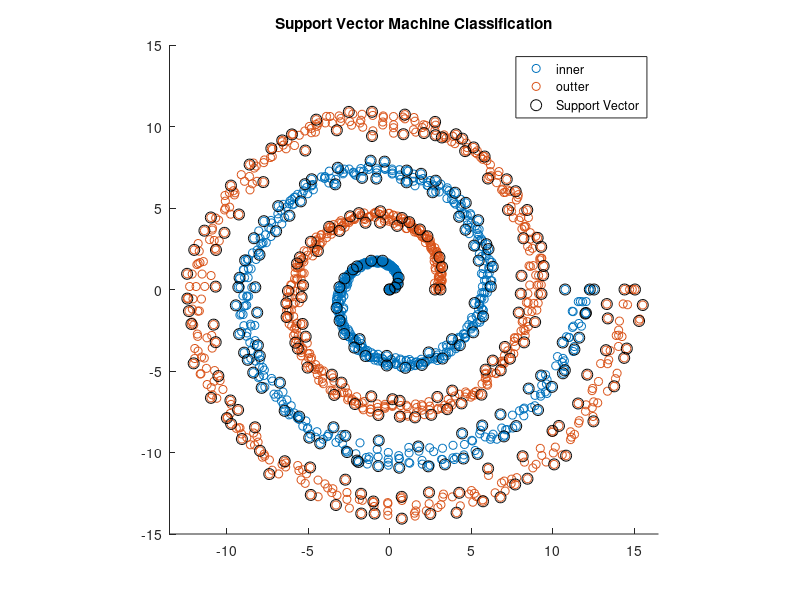

Reproduce this figure in MATLAB.
%% Example 8.1 Support Vector Machine
%
% * *Result in book* : Figure 8.10
% * *Code in book* : none
% * *Output* : |eg8_1.png|
% * *Usage* : |eg8_1(), eg8_1(400)|
%
%% Source Code
function eg8_1(n)
    % init
    rng(0);
    % recommended, use it in future instead of
    % rand('state', 0); randn('state', 0);
    if nargin < 1
        n = 400;
    end

    % constant
    a = linspace(0, 4 * pi, n / 2);
    a = [a a a a];

    randin = @(a, b, n, m)...
        ((a + b) / 2.0 + (b - a) / 2.0 * rand(n, m));

    u = [randin(0.7, 1, n, 1); randin(0.8, 1, 2 * n, 1); randin(0.7, 1, n, 1)];
    u = [a .* cos(a), (a + pi) .* cos(a)]' .* u;
    v = [randin(0.7, 1, n, 1); randin(0.8, 1, 2 * n, 1); randin(0.7, 1, n, 1)];
    v = [a .* sin(a), (a + pi) .* sin(a)]' .* v;

    x = [u, v];

    getlabel = @(name, n) ...
        (mat2cell(repmat(name, n, 1), ones(1, n), length(name)));

    y = cat(1, getlabel('inner', n * 2), getlabel('outter', n * 2));

    % support vector mechines model
    SVMModel = fitcsvm(x, y, 'KernelFunction', 'gaussian')

    % plot
    classes = SVMModel.ClassNames;
    sv = SVMModel.SupportVectors;
    figure('Name', 'SVM Example');
    title('SVM Example');
    gscatter(x(:, 1), x(:, 2), y);
    hold on;
    plot(sv(:, 1), sv(:, 2), 'ko', 'MarkerSize', 8);
    legend(classes{1}, classes{2}, 'Support Vector');
    axis([-13.5, 16.5, -15, 15]); axis square;
    title('Support Vector Machine Classification');
    saveas(gcf, 'eg8_1', 'png');
end